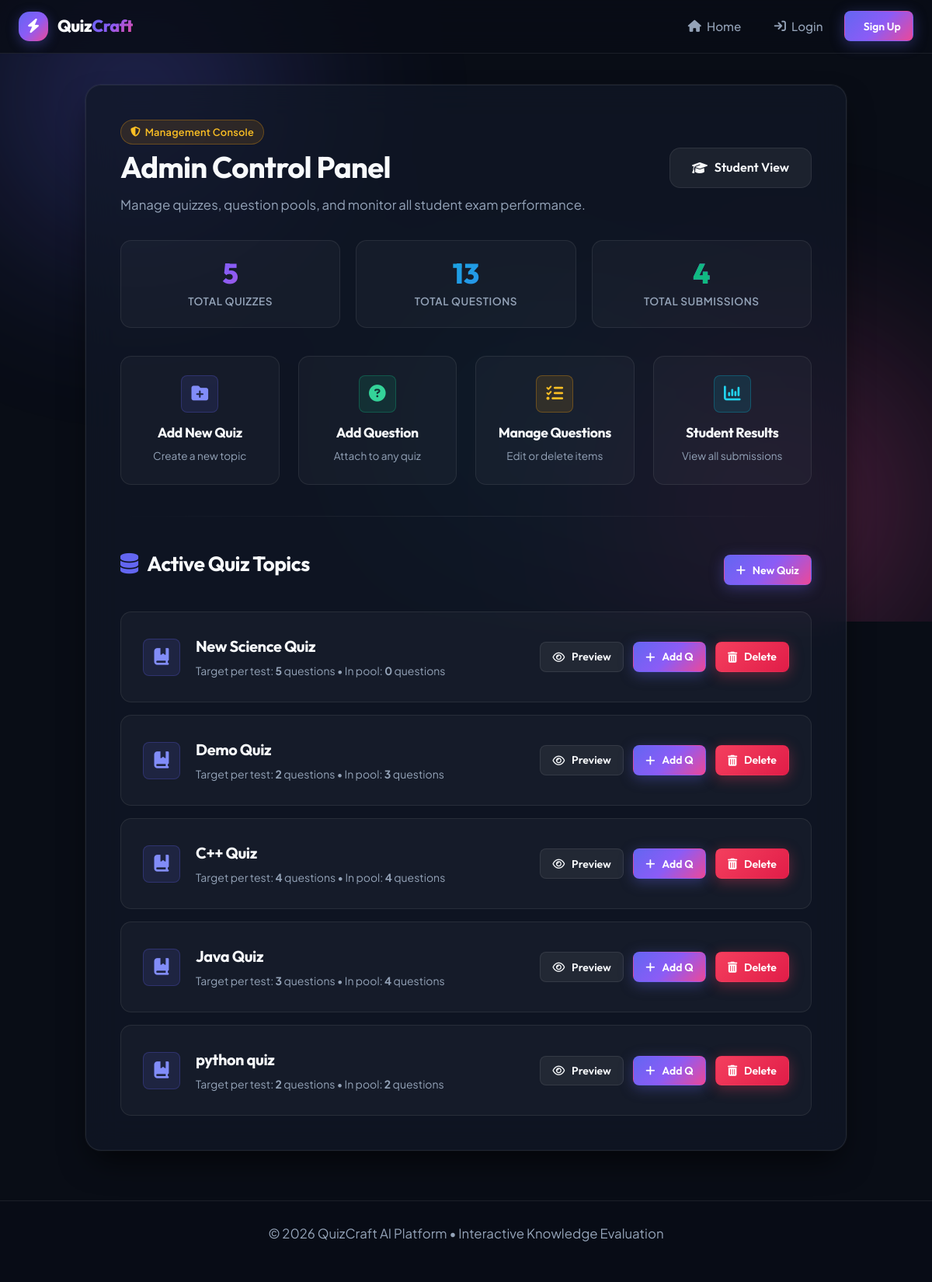
Page /admin-panel/ on the committed database.
### ai_quiz/models.py (models this page shows, shortened)
class Quiz(models.Model):
    name = models.CharField(max_length=100)
    number_of_questions = models.IntegerField()

### ai_quiz/views.py (the view)
# urls.py: path('admin-panel/', views.admin_dashboard, name='admin_dashboard'),
def admin_dashboard(request):
    quizzes = Quiz.objects.all().order_by('-id')
    total_quizzes = quizzes.count()
    total_questions = Question.objects.count()
    total_results = TestResult.objects.count()
    return render(request, 'admin_dashboard.html', {
        'quizzes': quizzes,
        'total_quizzes': total_quizzes,
        'total_questions': total_questions,
        'total_results': total_results
    })

### ai_quiz/templates/admin_dashboard.html (shortened to what this page needs)
{% extends 'base.html' %}
{% block content %}
<div style="display: flex; justify-content: space-between; align-items: center; flex-wrap: wrap; gap: 1rem; margin-bottom: 2rem;">
    <div>
        <div style="margin-bottom: 0.35rem;">
            <span class="badge badge-warning">
                <i class="fa-solid fa-shield-halved"></i> Management Console
            </span>
        </div>
        <h1>Admin Control Panel</h1>
        <p style="margin: 0; color: var(--text-muted);">Manage quizzes, question pools, and monitor all student exam performance.</p>
    </div>
    <div style="display: flex; gap: 0.75rem;">
        <a href="{% url 'home' %}" class="btn btn-secondary">
            <i class="fa-solid fa-graduation-cap"></i> Student View
        </a>
    </div>
</div>
<div class="stats-bar">
    <div class="stat-item">
        <div class="stat-number">{{ total_quizzes }}</div>
        <div class="stat-label">Total Quizzes</div>
    </div>
    <div class="stat-item">
        <div class="stat-number" style="background: var(--secondary-gradient); -webkit-background-clip: text; background-clip: text; -webkit-text-fill-color: transparent;">
            {{ total_questions }}
        </div>
        <div class="stat-label">Total Questions</div>
    </div>
    <div class="stat-item">
        <div class="stat-number" style="color: var(--success); -webkit-text-fill-color: var(--success);">
            {{ total_results }}
        </div>
        <div class="stat-label">Total Submissions</div>
    </div>
</div>
<div class="card-grid" style="grid-template-columns: repeat(auto-fit, minmax(200px, 1fr)); margin: 1.5rem 0 2.5rem;">
    <a href="{% url 'add_quiz' %}" class="card" style="text-decoration: none; text-align: center; align-items: center; padding: 1.5rem;">
        <div class="card-icon" style="margin: 0 auto 0.75rem auto;">
            <i class="fa-solid fa-folder-plus"></i>
        </div>
        <h3 style="font-size: 1.1rem; margin: 0;">Add New Quiz</h3>
        <p style="font-size: 0.85rem; margin: 0.35rem 0 0; color: var(--text-muted);">Create a new topic</p>
    </a>
    <a href="{% url 'add_question' %}" class="card" style="text-decoration: none; text-align: center; align-items: center; padding: 1.5rem;">
        <div class="card-icon" style="background: rgba(16, 185, 129, 0.12); border-color: rgba(16, 185, 129, 0.3); color: #34d399; margin: 0 auto 0.75rem auto;">
            <i class="fa-solid fa-circle-question"></i>
        </div>
        <h3 style="font-size: 1.1rem; margin: 0;">Add Question</h3>
        <p style="font-size: 0.85rem; margin: 0.35rem 0 0; color: var(--text-muted);">Attach to any quiz</p>
    </a>
    <a href="{% url 'manage_questions' %}" class="card" style="text-decoration: none; text-align: center; align-items: center; padding: 1.5rem;">
        <div class="card-icon" style="background: rgba(245, 158, 11, 0.12); border-color: rgba(245, 158, 11, 0.3); color: #fbbf24; margin: 0 auto 0.75rem auto;">
            <i class="fa-solid fa-list-check"></i>
        </div>
        <h3 style="font-size: 1.1rem; margin: 0;">Manage Questions</h3>
        <p style="font-size: 0.85rem; margin: 0.35rem 0 0; color: var(--text-muted);">Edit or delete items</p>
    </a>
    <a href="{% url 'view_results' %}" class="card" style="text-decoration: none; text-align: center; align-items: center; padding: 1.5rem;">
        <div class="card-icon" style="background: rgba(6, 182, 212, 0.12); border-color: rgba(6, 182, 212, 0.3); color: #22d3ee; margin: 0 auto 0.75rem auto;">
            <i class="fa-solid fa-chart-column"></i>
        </div>
        <h3 style="font-size: 1.1rem; margin: 0;">Student Results</h3>
        <p style="font-size: 0.85rem; margin: 0.35rem 0 0; color: var(--text-muted);">View all submissions</p>
    </a>
</div>
<hr>
<div style="display: flex; justify-content: space-between; align-items: center; margin-bottom: 1.5rem;">
    <h2><i class="fa-solid fa-database" style="color: var(--primary); margin-right: 0.5rem;"></i> Active Quiz Topics</h2>
    <a href="{% url 'add_quiz' %}" class="btn btn-primary btn-sm">
        <i class="fa-solid fa-plus"></i> New Quiz
    </a>
</div>
<div style="display: flex; flex-direction: column; gap: 1rem;">
    {% for quiz in quizzes %}
        <div class="card" style="flex-direction: row; align-items: center; justify-content: space-between; flex-wrap: wrap; gap: 1rem;">
            <div style="display: flex; align-items: center; gap: 1.25rem;">
                <div class="card-icon" style="margin-bottom: 0;">
                    <i class="fa-solid fa-book-bookmark"></i>
                </div>
                <div>
                    <h3 style="margin-bottom: 0.25rem;">{{ quiz.name }}</h3>
                    <p style="margin: 0; font-size: 0.875rem; color: var(--text-muted);">
                        Target per test: <strong>{{ quiz.number_of_questions }}</strong> questions &bull; In pool: <strong>{{ quiz.question_set.count }}</strong> questions
                    </p>
                </div>
            </div>
            <div style="display: flex; align-items: center; gap: 0.75rem; flex-wrap: wrap;">
                <a href="{% url 'start_quiz' quiz.id %}" class="btn btn-secondary btn-sm" title="Preview Quiz">
                    <i class="fa-regular fa-eye"></i> Preview
                </a>
                <a href="{% url 'add_question' %}?quiz={{ quiz.id }}" class="btn btn-primary btn-sm" title="Add Question to this Quiz">
                    <i class="fa-solid fa-plus"></i> Add Q
                </a>
                <a href="{% url 'delete_quiz' quiz.id %}" class="btn btn-danger btn-sm" onclick="return confirm('Are you sure you want to delete \'{{ quiz.name }}\' and all its questions?');" title="Delete Quiz">
                    <i class="fa-solid fa-trash-can"></i> Delete
                </a>
            </div>
        </div>
    {% empty %}
        <div style="text-align: center; padding: 3rem 1rem;">
            <p>No quizzes configured yet. Click above to add your first quiz topic.</p>
        </div>
    {% endfor %}
</div>
{% endblock %}

### rows in the picture
Quiz: name "New Science Quiz", number_of_questions "5", question_set.count "0"
Quiz: name "Demo Quiz", number_of_questions "2", question_set.count "3"
Quiz: name "C++ Quiz", number_of_questions "4", question_set.count "4"
Quiz: name "Java Quiz", number_of_questions "3", question_set.count "4"
Quiz: name "python quiz", number_of_questions "2", question_set.count "2"

### other values in the picture
{{ total_quizzes }} "5"
{{ total_questions }} "13"
{{ total_results }} "4"
